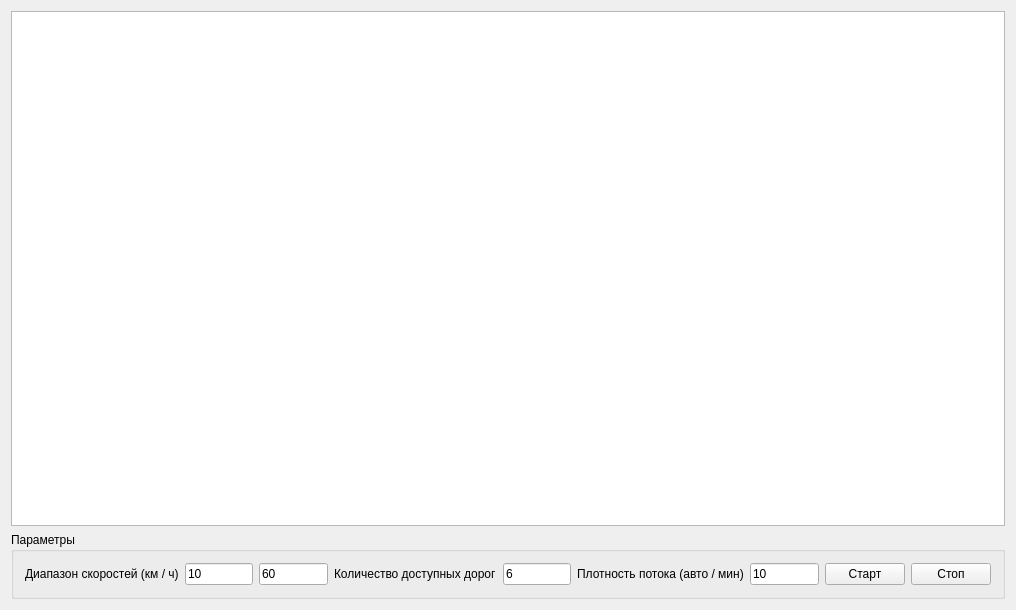
<?xml version="1.0" encoding="UTF-8"?>
<ui version="4.0">
 <class>Widget</class>
 <widget class="QWidget" name="Widget">
  <property name="geometry">
   <rect>
    <x>0</x>
    <y>0</y>
    <width>1016</width>
    <height>610</height>
   </rect>
  </property>
  <property name="windowTitle">
   <string>Widget</string>
  </property>
  <layout class="QVBoxLayout" name="verticalLayout">
   <item>
    <widget class="QGraphicsView" name="graphicsView"/>
   </item>
   <item>
    <widget class="QGroupBox" name="groupBox">
     <property name="title">
      <string>Параметры</string>
     </property>
     <layout class="QHBoxLayout" name="horizontalLayout">
      <item>
       <widget class="QLabel" name="label_3">
        <property name="text">
         <string>Диапазон скоростей (км / ч)</string>
        </property>
       </widget>
      </item>
      <item>
       <widget class="QLineEdit" name="lineEdit_2">
        <property name="text">
         <string>10</string>
        </property>
       </widget>
      </item>
      <item>
       <widget class="QLineEdit" name="lineEdit">
        <property name="text">
         <string>60</string>
        </property>
       </widget>
      </item>
      <item>
       <widget class="QLabel" name="label">
        <property name="text">
         <string>Количество доступных дорог</string>
        </property>
       </widget>
      </item>
      <item>
       <widget class="QLineEdit" name="lineEdit_4">
        <property name="text">
         <string>6</string>
        </property>
       </widget>
      </item>
      <item>
       <widget class="QLabel" name="label_2">
        <property name="text">
         <string>Плотность потока (авто / мин)</string>
        </property>
       </widget>
      </item>
      <item>
       <widget class="QLineEdit" name="lineEdit_3">
        <property name="text">
         <string>10</string>
        </property>
       </widget>
      </item>
      <item>
       <widget class="QPushButton" name="pushButton">
        <property name="text">
         <string>Старт</string>
        </property>
       </widget>
      </item>
      <item>
       <widget class="QPushButton" name="pushButton_2">
        <property name="text">
         <string>Стоп</string>
        </property>
       </widget>
      </item>
     </layout>
    </widget>
   </item>
  </layout>
 </widget>
 <layoutdefault spacing="6" margin="11"/>
 <resources/>
 <connections/>
</ui>
